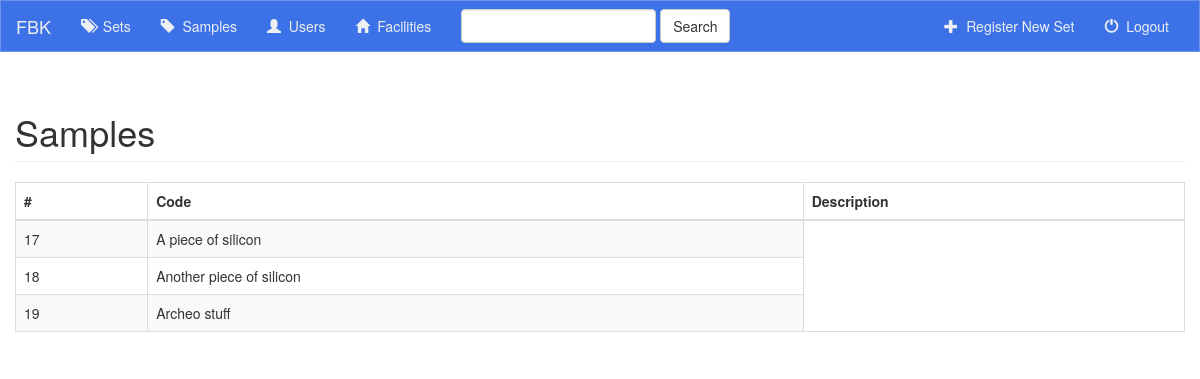
Screenshot of /Samples/ (signed in) with the database file from the repository.
### sample/models.py (models this page shows, shortened)
class Sample(models.Model):
    sample_set = models.ForeignKey(SampleSet, on_delete=models.CASCADE)
    sample_code = models.CharField(max_length=250, editable=False)
    sample_description = models.CharField(max_length=1000)

### sample/views.py (the view)
# urls.py: url(r'^Samples/$', views.samples, name='samples'),
@login_required
def samples(request):
    table = list()
    all_samples = list()
    all_samples_set = SampleSet.objects.all()
    for sampset in all_samples_set:
        set_samples = sampset.sample_set.all()
        if len(set_samples) is not 0:
            all_samples.append(set_samples)
            for sam in set_samples:
                sam_dict = model_to_dict(sam)
                sam_dict.pop('sample_set', None)
                table.append(sam_dict)
    context = {
        'all_samples': all_samples,
        'table_head_list': samples_head_list,
        'table': table,
        'link_key': 'sample_code',
        'link_url_name': 'sample:sample_detail',
    }
    return render(request, 'sample/samples.html', context)

### sample/templates/sample/samples.html (shortened to what this page needs)
{% extends 'sample/base.html' %}
{% block body %}
    {% if all_samples%}
    <div class="container-fluid">
        <h1 class="page-header">Samples</h1>
        {% include 'sample/table-template.html' %}
    </div>
    {% else %}
        <h1>No samples have been registered yet</h1>
    {% endif %}
{% endblock %}

### sample/templates/sample/table-template.html
<div class="table-responsive">
    <table class="table table-striped table-bordered table-hover" data-toggle="table" width="100%">
      <thead>
        <tr>
          {% for hd in table_head_list %}
            {% if hd == '#' %}
                <th data-field={{hd}}>{{ hd }}</th>
            {% else %}
                <th data-field={{hd}} data-sortable="true">{{ hd }}</th>
            {% endif %}
          {% endfor %}
        </tr>
      </thead>
      <tbody>
      {% for tab in table %}
        <tr>
            {% for key, value in tab.items %}
            {% if key == link_key %}
            <td><a href="{% url link_url_name tab.id %}">{{ value }}</a></td>
            {% else %}
          <td>{{ value }}</td>
            {% endif %}
            {% endfor %}
        </tr>
      {% endfor %}
      </tbody>
    </table>
</div>

### rows the page displays
Sample: tab "A piece of silicon"
Sample: tab "Another piece of silicon"
Sample: tab "Archeo stuff"

### other values shown
{{ hd }} "#"
{{ hd }} "Code" "Description"
{{ value }} "17" "18" "19"
